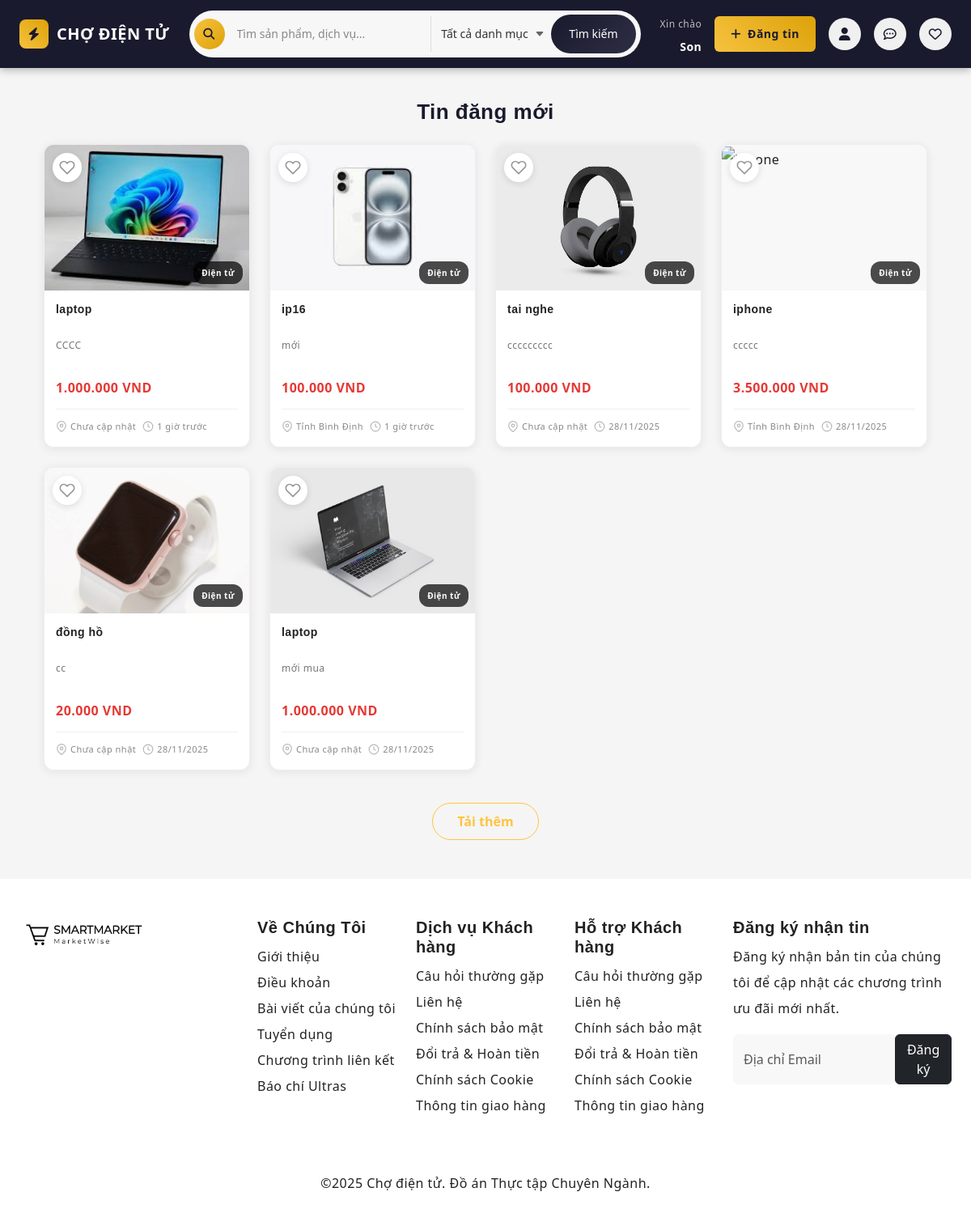
Page / (signed in) on the committed database.
### tables this page shows
CREATE TABLE `products` (
  `id` int(11) NOT NULL,
  `seller_id` int(11) NOT NULL,
  `category_id` int(11) DEFAULT NULL,
  `title` varchar(255) NOT NULL,
  `description` text DEFAULT NULL,
  `price` decimal(12,2) NOT NULL DEFAULT 0.00,
  `currency` varchar(10) DEFAULT 'VND',
  `status` enum('pending','approved','rejected','hidden') DEFAULT 'pending',
  `views` int(11) DEFAULT 0,
  `location_id` int(11) DEFAULT NULL,
  `created_at` timestamp NULL DEFAULT current_timestamp(),
  `updated_at` timestamp NULL DEFAULT current_timestamp() ON UPDATE current_timestamp()
);

CREATE TABLE `categories` (
  `id` int(11) NOT NULL,
  `name` varchar(150) NOT NULL,
  `slug` varchar(200) DEFAULT NULL,
  `parent_id` int(11) DEFAULT NULL,
  `created_at` timestamp NULL DEFAULT current_timestamp()
);

CREATE TABLE `locations` (
  `id` int(11) NOT NULL,
  `province` varchar(100) NOT NULL,
  `district` varchar(100) DEFAULT NULL,
  `created_at` timestamp NULL DEFAULT current_timestamp()
);

### index.php (the view, shortened to what this page needs)
<?php
require_once __DIR__ . '/includes/header.php';
require_once __DIR__ . '/config/connect.php';
?>
<?php
function sm_db_excerpt($html, $len = 80) {
  $txt = strip_tags($html ?? '');
  $txt = trim($txt);
  if (mb_strlen($txt, 'UTF-8') <= $len) return $txt;
  return mb_substr($txt, 0, $len, 'UTF-8') . '...';
}
function sm_db_image($image_file) {
  $uploads = realpath(__DIR__ . '/uploads');
  if ($image_file && $uploads) {
    $candidate = $uploads . DIRECTORY_SEPARATOR . $image_file;
    $base = strtolower(basename($image_file));
    $files = @scandir($uploads);
    if (is_array($files)) {
      foreach ($files as $f) {
        if (strtolower($f) === $base) return 'uploads/' . $f;
      }
    }
  }
  return 'images/default-product.jpg';
}
function sm_time_ago($datetime) {
  $time = strtotime($datetime);
  $diff = time() - $time;
  if ($diff < 86400) return floor($diff / 3600) . ' giờ trước';
  return date('d/m/Y', $time);
}
$search_query = isset($_GET['query']) ? trim($_GET['query']) : '';
$category_id = isset($_GET['category']) ? intval($_GET['category']) : 0;
$section_title = 'Tin đăng mới';
$limit = 12;
$where_conditions = ["p.status = 'approved'"];
$where_sql = implode(' AND ', $where_conditions);
$sql = "SELECT DISTINCT p.id, p.title, p.description, p.price, p.currency, p.created_at,
              (SELECT filename FROM product_images pi2 WHERE pi2.product_id = p.id ORDER BY pi2.sort_order ASC LIMIT 1) AS image_file,
              c.name AS category_name,
              l.province AS location_province,
              l.district AS location_district
        FROM products p
        LEFT JOIN categories c ON p.category_id = c.id
        LEFT JOIN locations l ON p.location_id = l.id
        WHERE {$where_sql}
        ORDER BY p.created_at DESC, p.id DESC
        LIMIT {$limit}";
$posts = [];
if ($stmt = $conn->prepare($sql)) {
  $stmt->execute();
  $res = $stmt->get_result();
  while ($row = $res->fetch_assoc()) {
    $posts[] = $row;
  }
}
?>
<section class="py-5" id="posts-section">
  <div class="container">
    <h2 class="section-title text-center mb-4"><?php echo $section_title; ?></h2>
    <div class="row" id="posts-container" data-limit="<?php echo $limit; ?>" data-query="<?php echo htmlspecialchars($search_query, ENT_QUOTES, 'UTF-8'); ?>" data-category="<?php echo $category_id; ?>">
      <?php if (!empty($posts)): ?>
        <?php foreach ($posts as $p):
          $title = htmlspecialchars($p['title'] ?? '', ENT_QUOTES, 'UTF-8');
          $img = sm_db_image($p['image_file'] ?? '');
          $excerpt = htmlspecialchars(sm_db_excerpt($p['description'] ?? '', 80), ENT_QUOTES, 'UTF-8');
          $link = 'product.php?id=' . (int)$p['id'];
          $priceVal = ($p['price'] > 0)
            ? number_format($p['price'], 0, ',', '.') . ' ' . htmlspecialchars($p['currency'] ?? 'đ', ENT_QUOTES, 'UTF-8')
            : 'Thỏa thuận';
          $categoryName = htmlspecialchars($p['category_name'] ?? 'Chưa phân loại', ENT_QUOTES, 'UTF-8');
          $location = '';
          if (!empty($p['location_province'])) {
            $location = $location ? $location . ', ' . htmlspecialchars($p['location_province'], ENT_QUOTES, 'UTF-8') : htmlspecialchars($p['location_province'], ENT_QUOTES, 'UTF-8');
          }
          if (!$location) $location = 'Chưa cập nhật';
          $timeAgo = !empty($p['created_at']) ? sm_time_ago($p['created_at']) : '';
        ?>
        <div class="col-lg-3 col-md-4 col-sm-6 mb-4">
          <div class="product-card h-100" data-category="<?= $categoryName ?>" data-product-id="<?= (int)$p['id'] ?>">
            <button type="button" class="btn-wishlist favorite-btn" title="Yêu thích">
              <svg width="20" height="20" viewBox="0 0 24 24" fill="none" stroke="currentColor" stroke-width="2">
                <path d="M20.84 4.61a5.5 5.5 0 0 0-7.78 0L12 5.67l-1.06-1.06a5.5 5.5 0 0 0-7.78 7.78l1.06 1.06L12 21.23l7.78-7.78 1.06-1.06a5.5 5.5 0 0 0 0-7.78z"></path>
              </svg>
            </button>
            <a href="<?= $link ?>" class="product-card-link">
              <div class="product-card-img">
                <img src="<?= $img ?>" alt="<?= $title ?>" loading="lazy">
                <?php if ($categoryName !== 'Chưa phân loại'): ?>
                <span class="product-category-badge"><?= $categoryName ?></span>
                <?php endif; ?>
              </div>
              <div class="product-card-body">
                <h3 class="product-card-title"><?= $title ?></h3>
                <p class="product-card-desc"><?= $excerpt ?></p>
                <div class="product-card-price"><?= $priceVal ?></div>
                <div class="product-card-meta">
                  <div class="product-card-location">
                    <svg width="14" height="14" viewBox="0 0 24 24" fill="none" stroke="currentColor" stroke-width="2">
                      <path d="M21 10c0 7-9 13-9 13s-9-6-9-13a9 9 0 0 1 18 0z"></path>
                      <circle cx="12" cy="10" r="3"></circle>
                    </svg>
                    <span><?= $location ?></span>
                  </div>
                  <div class="product-card-time">
                    <svg width="14" height="14" viewBox="0 0 24 24" fill="none" stroke="currentColor" stroke-width="2">
                      <circle cx="12" cy="12" r="10"></circle>
                      <polyline points="12 6 12 12 16 14"></polyline>
                    </svg>
                    <span><?= $timeAgo ?></span>
                  </div>
                </div>
              </div>
            </a>
          </div>
        </div>
        <?php endforeach; ?>
      <?php endif; ?>
    </div>
    <?php if (!empty($posts)): ?>
    <div class="text-center mt-3">
      <button id="load-more-posts" class="btn btn-outline-primary">Tải thêm</button>
    </div>
    <?php endif; ?>
  </div>
</section>
<?php require_once __DIR__ . '/includes/footer.php'; ?>

### style.css (style rules this page uses)
:root { --header-height: 160px; --header-height-min: 80px; --accent-color: #ffc43f; --dark-color: #222222; --light-dark-color: #727272; --light-color: #fff; --grey-color: #dbdbdb; --light-grey-color: #fafafa; --primary-color: #6995b1; --light-primary-color: #eef1f3; --body-font: "Open Sans", sans-serif; --heading-font: "Nunito", sans-serif; }
body { --bs-link-color: #333; --bs-link-hover-color: #333; --bs-link-color-rgb: 40, 40, 40; --bs-link-hover-color-rgb: 0, 0, 0; --bs-light-rgb: 248, 248, 248; --bs-body-font-family: var(--body-font); --bs-body-font-size: 1rem; --bs-body-font-weight: 400; --bs-body-line-height: 2; --bs-body-color: #747474; --bs-primary: #ffc43f; --bs-primary-rgb: 255, 196, 63; --bs-success: #a3be4c; --bs-success-rgb: 163, 190, 76; --bs-primary-bg-subtle: #fff9eb; --bs-success-bg-subtle: #eef5e5; --bs-border-color: #f7f7f7; --bs-secondary-rgb: 230, 243, 251; --bs-danger-rgb: 249, 235, 231; --bs-warning-rgb: 255, 249, 235; --bs-info-rgb: 230, 243, 250; letter-spacing: 0.03em; }
h1, h2, h3, h4, h5, h6, .display-1, .display-2, .display-3, .display-4, .display-5, .display-6 { font-family: var(--heading-font); font-weight: 700; color: var(--dark-color); }
.container, .container-fluid, .container-lg, .container-md, .container-sm, .container-xl, .container-xxl { --bs-gutter-x: 3rem; }
.btn-outline-primary { --bs-btn-color: #ffc43f; --bs-btn-border-color: #ffc43f; --bs-btn-hover-bg: #ffc107; }

### css/user.css (style rules this page uses)
:root { --accent:#ff9f43; --accent-dark:#e08e0b; --muted:#6c757d; --card-bg:#ffffff; --page-bg:#f4f6f9; }
html,body { height:100%; background:#ffffff; font-family: 'Segoe UI', Roboto, -apple-system, 'Helvetica Neue', Arial; color:#222; }
h1,h2,h3,h4,h5 { color:#222;font-weight:700 }
a { color:var(--accent-dark) }

### includes/header.php (style rules this page uses)
body { padding-top: 75px; }

### index.php (style rules this page uses)
#posts-section { background: #f5f5f5; padding: 60px 0; }
#posts-section .section-title { font-size: 26px; font-weight: 700; color: #1a1a2e; margin-bottom: 35px; }
#posts-container { display: flex; flex-wrap: wrap; margin: 0 -12px; }
#posts-container > .col-lg-3, #posts-container > .col-md-4, #posts-container > .col-sm-6 { padding: 0 12px; margin-bottom: 24px; display: flex; }
.product-card { position: relative; background: #fff; border-radius: 12px; overflow: hidden; box-shadow: 0 2px 12px rgba(0,0,0,0.08); transition: all 0.3s ease; width: 100%; display: flex; flex-direction: column; border: 1px solid #eee; }
.product-card .btn-wishlist { position: absolute; top: 10px; left: 10px; z-index: 10; width: 36px; height: 36px; border-radius: 50%; background: #fff; border: none; display: flex; align-items: center; justify-content: center; cursor: pointer; transition: all 0.2s ease; color: #999; box-shadow: 0 2px 8px rgba(0,0,0,0.12); padding: 0; }
.product-card-link { display: flex; flex-direction: column; flex: 1; text-decoration: none; color: inherit; }
.product-card-img { position: relative; width: 100%; height: 180px; overflow: hidden; background: #f8f8f8; }
.product-card-img img { width: 100%; height: 100%; object-fit: cover; transition: transform 0.3s ease; }
.product-category-badge { position: absolute; bottom: 8px; right: 8px; background: rgba(0,0,0,0.7); color: #fff; font-size: 10px; font-weight: 600; padding: 4px 10px; border-radius: 12px; }
.product-card-body { padding: 14px; display: flex; flex-direction: column; flex: 1; }
.product-card-title { font-size: 14px; font-weight: 600; color: #222; margin: 0 0 6px 0; line-height: 1.4; display: -webkit-box; -webkit-line-clamp: 2; -webkit-box-orient: vertical; overflow: hidden; height: 40px; }
.product-card-desc { font-size: 12px; color: #777; margin: 0 0 10px 0; line-height: 1.4; display: -webkit-box; -webkit-line-clamp: 2; -webkit-box-orient: vertical; overflow: hidden; height: 34px; }
.product-card-price { font-size: 16px; font-weight: 700; color: #e53935; margin-bottom: 10px; }
.product-card-meta { display: flex; flex-wrap: wrap; gap: 8px; font-size: 11px; color: #888; border-top: 1px solid #f0f0f0; padding-top: 10px; margin-top: auto; }
.product-card-location, .product-card-time { display: flex; align-items: center; gap: 4px; }
.product-card-location svg, .product-card-time svg { opacity: 0.6; }
@media (min-width: 992px) { #posts-container > .col-lg-3 { width: 25%; flex: 0 0 25%; } }
#load-more-posts { padding: 10px 30px; font-weight: 600; border-radius: 25px; }

### rows in the picture
products: shows a picture, category.name "Điện tử", title "laptop", description "CCCC", priceVal "1.000.000 VND", location "Chưa cập nhật", created_at "1 giờ trước"
products: shows a picture, category.name "Điện tử", title "ip16", description "mới", priceVal "100.000 VND", location.province "Tỉnh Bình Định", created_at "1 giờ trước"
products: shows a picture, category.name "Điện tử", title "tai nghe", description "ccccccccc", priceVal "100.000 VND", location "Chưa cập nhật", created_at "28/11/2025"
products: category.name "Điện tử", title "iphone", description "ccccc", priceVal "3.500.000 VND", location.province "Tỉnh Bình Định", created_at "28/11/2025"
products: shows a picture, category.name "Điện tử", title "đồng hồ", description "cc", priceVal "20.000 VND", location "Chưa cập nhật", created_at "28/11/2025"
products: title (picture), category.name "Điện tử", title "laptop", description "mới mua", priceVal "1.000.000 VND", location "Chưa cập nhật", created_at "28/11/2025"

### other values in the picture
$display_username "Son"
$section_title "Tin đăng mới"
